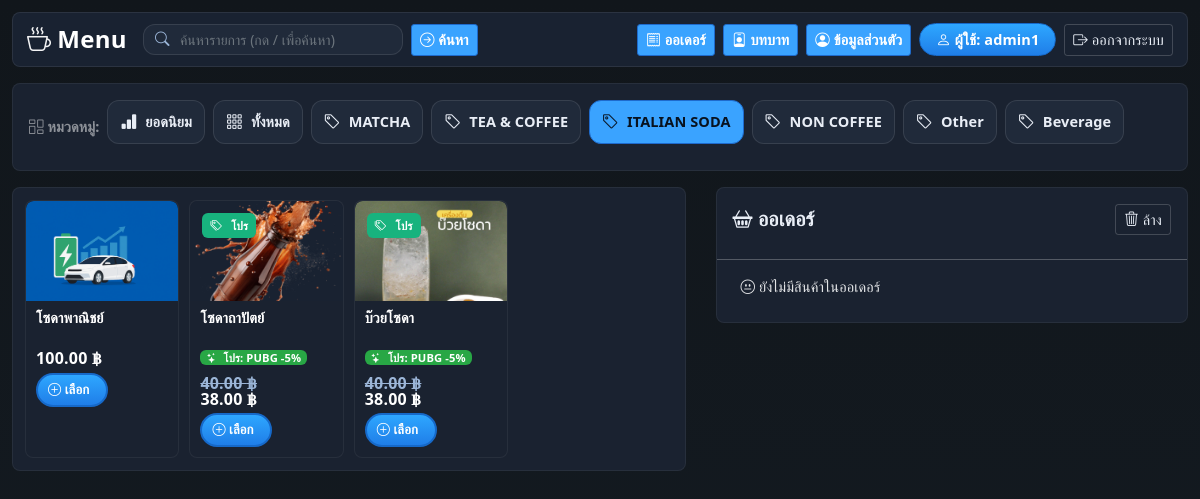
Before: /front_store/front_store.php?category_id=3 (signed in) with the older database file.
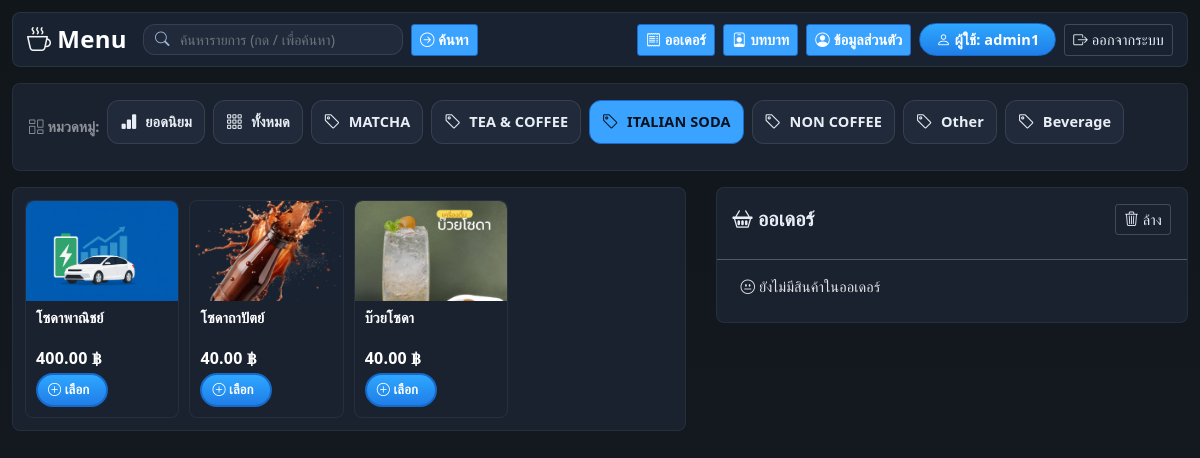
After: the same page with the newer database file.
### tables this page shows
CREATE TABLE IF NOT EXISTS `menu` (
  `menu_id` int(11) NOT NULL AUTO_INCREMENT,
  `category_id` int(11) NOT NULL,
  `name` varchar(100) NOT NULL,
  `price` decimal(10,2) NOT NULL,
  `description` varchar(255) DEFAULT NULL,
  `image` varchar(255) DEFAULT NULL,
  `is_active` tinyint(1) NOT NULL DEFAULT 1,
  `current_recipe_id` int(11) DEFAULT NULL,
  PRIMARY KEY (`menu_id`),
  KEY `fk_menu_category` (`category_id`),
  KEY `fk_menu_current_recipe` (`current_recipe_id`),
  CONSTRAINT `fk_menu_category` FOREIGN KEY (`category_id`) REFERENCES `categories` (`category_id`) ON DELETE CASCADE ON UPDATE CASCADE,
  CONSTRAINT `fk_menu_current_recipe` FOREIGN KEY (`current_recipe_id`) REFERENCES `recipe_headers` (`recipe_id`) ON DELETE SET NULL ON UPDATE CASCADE
);

### front_store/front_store.php (the view, shortened to what the changed rows need)
<?php
require __DIR__ . '/../db.php';
$conn->set_charset('utf8mb4');
$conn->set_charset('utf8mb4');
$conn->query("SET time_zone = '+07:00'");
function money_fmt($n){ return number_format((float)$n, 2); }
  ?>
  <?php
$cat_raw     = $_GET['category_id'] ?? '0';
$isTop       = ($cat_raw === 'top');
$category_id = $isTop ? 0 : (int)$cat_raw;
$keyword     = trim((string)($_GET['q'] ?? ''));
if ($isTop) {
  $sql = "SELECT
            m.menu_id, m.name, m.price, m.image, c.category_name,
            (SELECT COALESCE(SUM(d.quantity),0)
               FROM order_details d
              WHERE d.menu_id = m.menu_id
            ) AS total_sold,
            ap.best_promo_id, ap.promo_name, ap.discount_type, ap.discount_value, ap.discount_amount,
            ap.promo_scope, ap.promo_start_at, ap.promo_end_at, ap.promo_is_active
          FROM menu m
          LEFT JOIN categories c ON m.category_id = c.category_id
          $promoJoin
          WHERE m.is_active = 1";
  $types = ''; $params = [];
  if ($keyword !== '') {
    $sql .= " AND m.name LIKE ?";
    $types .= 's';
    $params[] = '%'.$keyword.'%';
  }
  $sql .= " ORDER BY total_sold DESC, m.menu_id ASC LIMIT 12";
  if ($types !== '') {
    $stmt = $conn->prepare($sql);
    $stmt->bind_param($types, ...$params);
    $stmt->execute();
    $menus = $stmt->get_result();
    $stmt->close();
  } else {
    $menus = $conn->query($sql);
  }
  if ($menus && $menus->num_rows === 0) {
    $sqlAll = "SELECT
                 m.menu_id, m.name, m.price, m.image, c.category_name,
                 ap.best_promo_id, ap.promo_name, ap.discount_type, ap.discount_value, ap.discount_amount,
                 ap.promo_scope, ap.promo_start_at, ap.promo_end_at, ap.promo_is_active
               FROM menu m
               LEFT JOIN categories c ON m.category_id=c.category_id
               $promoJoin
               WHERE m.is_active = 1";
    $typesAll = '';
    $paramsAll = [];
    if ($keyword !== '') {
      $sqlAll   .= " AND m.name LIKE ?";
      $typesAll .= 's';
      $paramsAll[] = '%'.$keyword.'%';
    }
    $sqlAll .= " ORDER BY m.menu_id";
    if ($typesAll !== '') {
      $stmt = $conn->prepare($sqlAll);
      $stmt->bind_param($typesAll, ...$paramsAll);
      $stmt->execute();
      $menus = $stmt->get_result();
      $stmt->close();
    } else {
      $menus = $conn->query($sqlAll);
    }
  }
} else {
  $sql = "SELECT
            m.menu_id, m.name, m.price, m.image, c.category_name,
            ap.best_promo_id, ap.promo_name, ap.discount_type, ap.discount_value, ap.discount_amount,
            ap.promo_scope, ap.promo_start_at, ap.promo_end_at, ap.promo_is_active
          FROM menu m
          LEFT JOIN categories c ON m.category_id=c.category_id
          $promoJoin
          WHERE m.is_active = 1";
  $types=''; $params=[];
  if ($category_id>0) { $sql.=" AND m.category_id=?"; $types.='i'; $params[]=$category_id; }
  $sql .= " ORDER BY m.menu_id";
  if ($types!=='') {
    $stmt = $conn->prepare($sql);
    $stmt->bind_param($types, ...$params);
    $stmt->execute();
    $menus = $stmt->get_result();
  } else {
    $menus = $conn->query($sql);
  }
}
?>
<!doctype html>
<html lang="th">
<head>
<link rel="stylesheet"
 href="https://stackpath.bootstrapcdn.com/bootstrap/4.5.2/css/bootstrap.min.css">
<link rel="stylesheet" href="https://cdn.jsdelivr.net/npm/bootstrap-icons@1.10.5/font/bootstrap-icons.css">
</head>
<body>
<div class="container-fluid pos-shell">
  <div class="row">
    <div class="col-xl-7 col-lg-7 col-md-6 mb-3">
      <div class="pos-card">
        <?php if($menus && $menus->num_rows>0): ?>
          <div class="menu-grid">
            <?php while($m=$menus->fetch_assoc()):
              $img = trim((string)$m['image']);
              $imgSrc    = "../admin/images/" . ($img !== '' ? $img : "default.png");
              $hasPromo  = isset($m['discount_amount']) && (float)$m['discount_amount'] > 0;
              $final     = $hasPromo ? max(0, (float)$m['price'] - (float)$m['discount_amount']) : (float)$m['price'];
              $promoTag = '';
              if ($hasPromo) {
                if ((string)$m['discount_type'] === 'PERCENT') {
                  $pct = rtrim(rtrim(number_format((float)$m['discount_value'], 2, '.', ''), '0'), '.');
                  $promoTag = ($m['promo_name'] ? $m['promo_name'].' ' : '')."-{$pct}%";
                } else {
                  $promoTag = ($m['promo_name'] ? $m['promo_name'].' ' : '').'-'.number_format((float)$m['discount_amount'], 2).'฿';
                }
              }
            ?>
              <a class="product-mini" href="menu_detail.php?id=<?= (int)$m['menu_id'] ?>" data-id="<?= (int)$m['menu_id'] ?>" tabindex="0">
                <?php if ($hasPromo): ?>
                  <div class="ribbon"><i class="bi bi-tags"></i> โปร</div>
                <?php endif; ?>
                <img class="thumb" src="<?= htmlspecialchars($imgSrc,ENT_QUOTES,'UTF-8') ?>" alt="">
                <div class="meta">
                  <div class="pname"><?= htmlspecialchars($m['name'],ENT_QUOTES,'UTF-8') ?></div>
                  <?php if ($hasPromo): ?>
                    <div class="mt-1">
                      <span class="badge badge-success" style="font-weight:800">
                        <i class="bi bi-stars"></i>
                        โปร: <?= htmlspecialchars($promoTag, ENT_QUOTES, 'UTF-8') ?>
                      </span>
                    </div>
                  <?php endif; ?>
                  <div class="row2">
                    <div class="pprice">
                      <?php if ($hasPromo): ?>
                        <div style="line-height:1">
                          <div class="text-muted" style="text-decoration:line-through; font-weight:700;">
                            <?= money_fmt($m['price']) ?> ฿
                          </div>
                          <div style="font-weight:900;">
                            <?= money_fmt($final) ?> ฿
                          </div>
                        </div>
                      <?php else: ?>
                        <?= money_fmt($final) ?> ฿
                      <?php endif; ?>
                    </div>
                    <span class="quick"><i class="bi bi-plus-circle"></i> เลือก</span>
                  </div>
                </div>
              </a>
            <?php endwhile; ?>
          </div>
        <?php else: ?>
          <div class="p-3"><div class="alert alert-warning m-0"><i class="bi bi-exclamation-triangle"></i> ไม่พบสินค้า</div></div>
        <?php endif; ?>
      </div>
    </div>
</div>
</body>
</html>

Changed rows visible on the page:
changed menu "โซดาพาณิชย์": price "100.00" → "400.00"
shown differently, row unchanged: menu "โซดาถาปัตย์": promoTag "PUBG -5%" → (not shown); final "38.00" → (not shown)
shown differently, row unchanged: menu "บ๊วยโซดา": promoTag "PUBG -5%" → (not shown); final "38.00" → (not shown)
